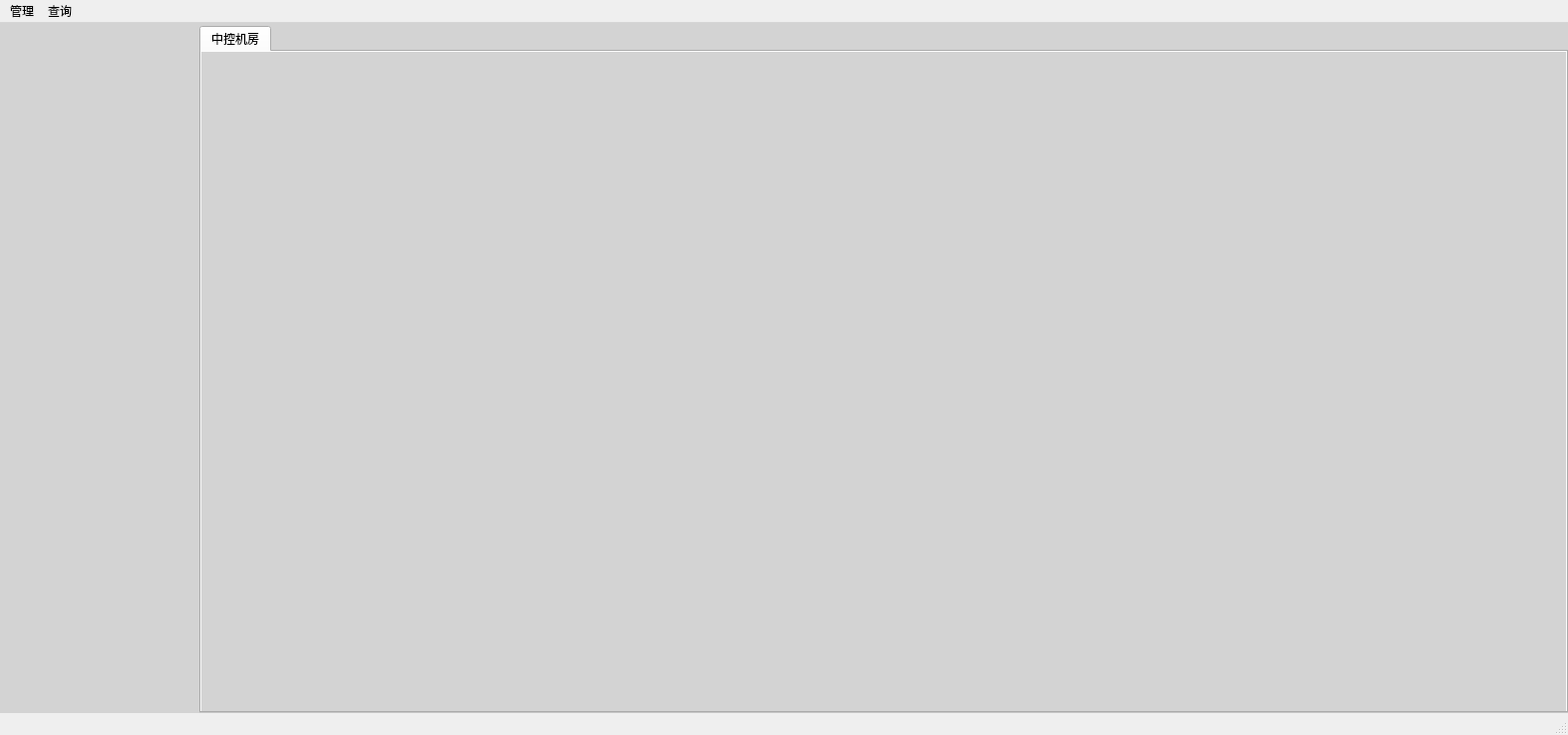
<?xml version="1.0" encoding="UTF-8"?>
<ui version="4.0">
 <class>window</class>
 <widget class="QMainWindow" name="window">
  <property name="geometry">
   <rect>
    <x>0</x>
    <y>0</y>
    <width>1573</width>
    <height>737</height>
   </rect>
  </property>
  <property name="windowTitle">
   <string>音频监测客户端</string>
  </property>
  <widget class="QWidget" name="centralWidget">
   <property name="styleSheet">
    <string notr="true">#centralWidget,#mainTabWidgetTab_0
{
background-color: rgb(211, 211, 211);
}
</string>
   </property>
   <layout class="QVBoxLayout" name="verticalLayout">
    <property name="spacing">
     <number>3</number>
    </property>
    <property name="leftMargin">
     <number>0</number>
    </property>
    <property name="topMargin">
     <number>0</number>
    </property>
    <property name="rightMargin">
     <number>0</number>
    </property>
    <property name="bottomMargin">
     <number>0</number>
    </property>
    <item>
     <widget class="QWidget" name="topWidget" native="true">
      <property name="maximumSize">
       <size>
        <width>16777215</width>
        <height>50</height>
       </size>
      </property>
     </widget>
    </item>
    <item>
     <layout class="QHBoxLayout" name="horizontalLayout">
      <property name="spacing">
       <number>0</number>
      </property>
      <item>
       <widget class="QWidget" name="leftWidget" native="true">
        <property name="minimumSize">
         <size>
          <width>200</width>
          <height>0</height>
         </size>
        </property>
        <property name="maximumSize">
         <size>
          <width>200</width>
          <height>16777215</height>
         </size>
        </property>
       </widget>
      </item>
      <item>
       <widget class="QWidget" name="widget_2" native="true">
        <layout class="QHBoxLayout" name="horizontalLayout_2">
         <property name="spacing">
          <number>0</number>
         </property>
         <property name="leftMargin">
          <number>0</number>
         </property>
         <property name="topMargin">
          <number>0</number>
         </property>
         <property name="rightMargin">
          <number>0</number>
         </property>
         <property name="bottomMargin">
          <number>0</number>
         </property>
         <item>
          <widget class="QTabWidget" name="mainTabWidget">
           <property name="currentIndex">
            <number>0</number>
           </property>
           <widget class="QWidget" name="mainTabWidgetTab_0">
            <attribute name="title">
             <string>中控机房</string>
            </attribute>
           </widget>
          </widget>
         </item>
        </layout>
       </widget>
      </item>
     </layout>
    </item>
   </layout>
  </widget>
  <widget class="QMenuBar" name="menuBar">
   <property name="geometry">
    <rect>
     <x>0</x>
     <y>0</y>
     <width>1573</width>
     <height>23</height>
    </rect>
   </property>
   <widget class="QMenu" name="menu_1">
    <property name="title">
     <string>管理</string>
    </property>
    <addaction name="actSetGate"/>
   </widget>
   <widget class="QMenu" name="menu_2">
    <property name="title">
     <string>查询</string>
    </property>
    <addaction name="actQuery"/>
   </widget>
   <addaction name="menu_1"/>
   <addaction name="menu_2"/>
  </widget>
  <widget class="QStatusBar" name="statusBar"/>
  <action name="actFindOld">
   <property name="text">
    <string>查询历史音频</string>
   </property>
   <property name="toolTip">
    <string>历史音频回放以及导出</string>
   </property>
  </action>
  <action name="actSetGate">
   <property name="text">
    <string>设置门限</string>
   </property>
  </action>
  <action name="actQuery">
   <property name="text">
    <string>日志查询</string>
   </property>
  </action>
 </widget>
 <layoutdefault spacing="6" margin="11"/>
 <resources/>
 <connections/>
</ui>
